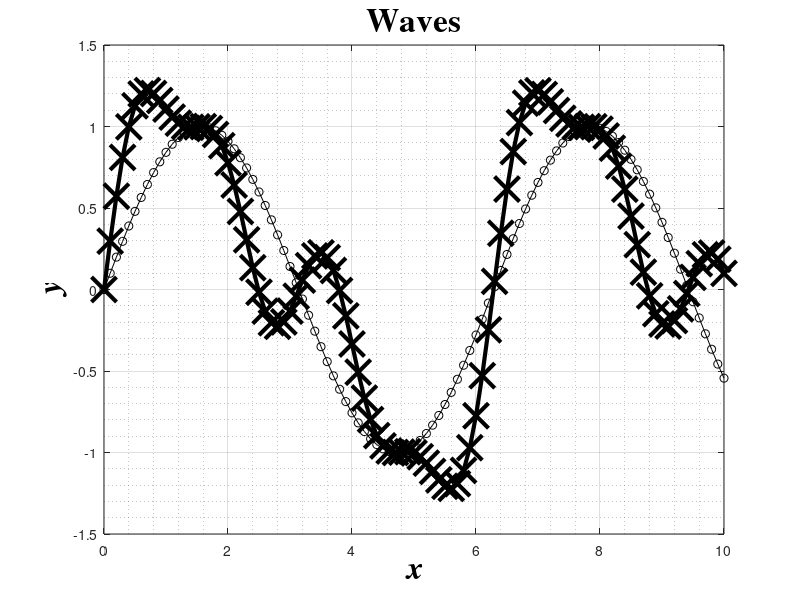

Write the MATLAB code that produced this figure.
%function TEST_plot_double
clear all
close all

x=0:0.1:10;
y=sin(x);
z=sin(x)+0.5*sin(2*x)+0.25*sin(4*x);

S = get(0, 'ScreenSize');
figure('Position',S);
plot(x,y,'k-o',x,z,'k-x','LineWidth',3,'MarkerSize',18,'MarkerEdgeColor','k','MarkerFaceColor',[1 1 1]);
grid on;
grid minor;
xlabel('x','FontName','Times','FontSize',24,'FontAngle','italic','FontWeight','bold','Color','k');
ylabel('y','FontName','Times','FontSize',24,'FontAngle','italic','FontWeight','bold','Color','k');
title('Waves','FontName','Times','FontSize',24,'FontAngle','normal','FontWeight','bold','Color','k');
